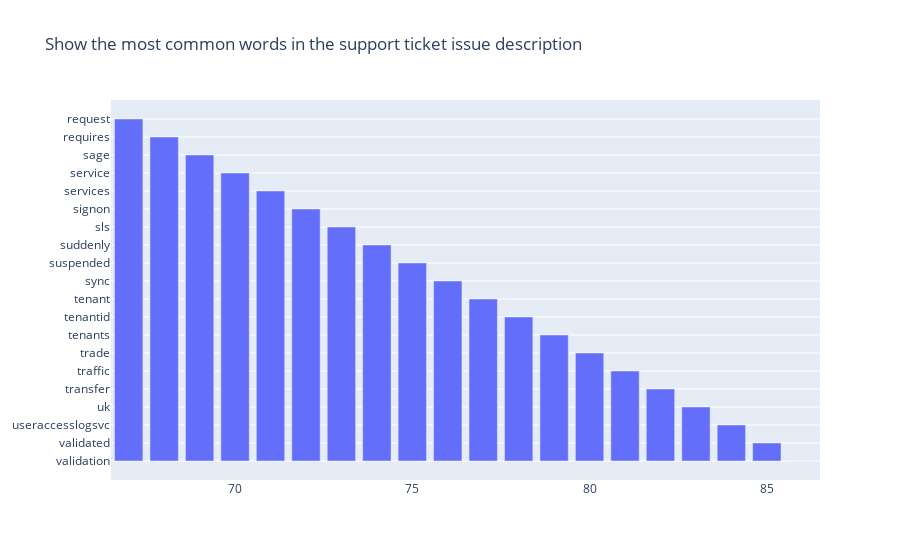

Source (notebook cell):
### Code cell
sort_orders = sorted(vectorizer.vocabulary_.items(), key=lambda x: x[1], reverse=True)[:20]

xplot = []
yplot = []

for i in sort_orders:
    xplot.append(i[1])
    yplot.append(i[0])
    
import plotly.graph_objects as go

dict_of_fig = dict({
    "data": [{"type": "bar",
              "x": xplot,
              "y": yplot}],
    "layout": {"title": {"text": "Show the most common words in the support ticket issue description"}}
})

fig = go.Figure(dict_of_fig)

fig.show()

### Figure 1 — Plotly figure (JSON) as saved in the notebook; plotly's stock layout.template omitted (floating-point values rounded to 4 significant figures)
{"data": [{"type": "bar", "x": [86, 85, 84, 83, 82, 81, 80, 79, 78, 77, 76, 75, 74, 73, 72, 71, 70, 69, 68, 67], "y": ["validation", "validated", "useraccesslogsvc", "uk", "transfer", "traffic", "trade", "tenants", "tenantid", "tenant", "sync", "suspended", "suddenly", "sls", "signon", "services", "service", "sage", "requires", "request"]}], "layout": {"title": {"text": "Show the most common words in the support ticket issue description"}}}
